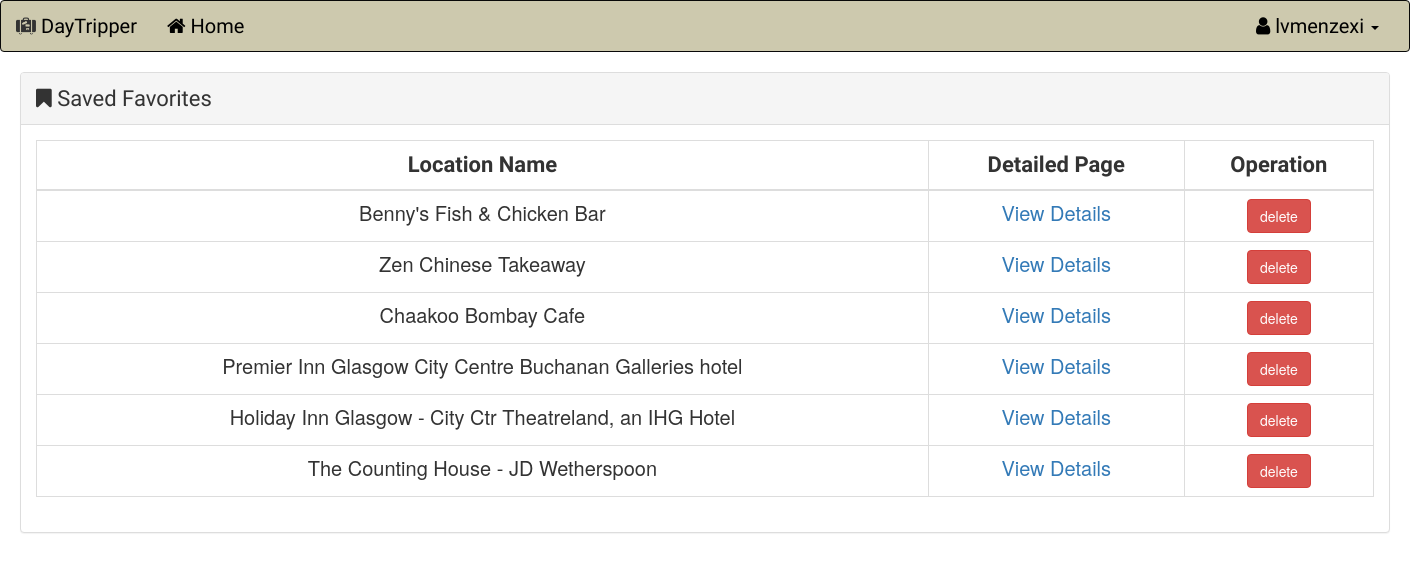
/myapp/bookmarks/ (signed in), run on the app's committed database.
### myapp/models.py (models this page shows)
class Bookmark(models.Model):
    user = models.ForeignKey(User, on_delete=models.CASCADE)
    place_id = models.CharField(max_length=300)
    place_name = models.CharField(max_length=300)

### myapp/views.py (the view)
# urls.py: path('bookmarks/', views.user_bookmarks, name='user_bookmarks'),
def user_bookmarks(request):
    user_bookmarks = Bookmark.objects.filter(user=request.user).values('id', 'place_id', 'place_name')
    return render(request, 'myapp/bookmarks.html', {'bookmarks': user_bookmarks})

### templates/myapp/bookmarks.html (shortened to what this page needs)
{% extends 'base.html' %}
{% load my_custom_tags %}
{% load static %}
{% block head_block %}
<link rel="stylesheet" href="{% static 'css/bookmarkPage.css' %}">
{% endblock %}
{% block body_block %}
<div class="container">
    <div class="panel panel-default">
        <div class="panel-heading"><i class="fa fa-bookmark" aria-hidden="true"></i> Saved
            Favorites
        </div>
        <div class="panel-body">
            <table class="table table-bordered table table-hover">
                <thead>
                <tr class="table_title">
                    <th style="text-align: center">Location Name</th>
                    <th style="text-align: center">Detailed Page</th>
                    <th style="text-align: center">Operation</th>
                </tr>
                </thead>
                <tbody>
                {% for bookmark in bookmarks %}
                    <tr>
                        <td>{{ bookmark.place_name }}</td>
                        <td><a href="{% url 'myapp:selected_place' bookmark.place_id %}">View Details</a></td>
                        <td>
                            <form method="post" action="{% url 'myapp:delete_bookmark' bookmark.id %}"
                                  style="display:inline;">
                                <button type="submit" class="btn btn-danger">delete</button>
                            </form>
                        </td>
                    </tr>
                    {% empty %}
                    <tr>
                        <td class="no_fav" colspan="3">No favorites saved yet.</td>
                    </tr>
                {% endfor %}
                </tbody>
            </table>
        </div>
    </div>
</div>
{% endblock %}

### templates/base.html (shortened to what this page needs)
<!DOCTYPE html>
{% load static %}
<html lang="en">
<head>
    <link rel="stylesheet" href="{% static 'plugins/bootstrap-3.4.1-dist/css/bootstrap.css' %}">
    <link rel="stylesheet" href="{% static 'plugins/font-awesome-4.7.0/css/font-awesome.css' %}">
    <link rel="stylesheet" href="//code.jquery.com/ui/1.13.2/themes/base/jquery-ui.css">
    <link rel="stylesheet" href="{% static 'css/navbarStyle.css' %}">
    {% block head_block %}
    {% endblock %}
</head>
<body>
    <nav class="navbar navbar-inverse">
        <div class="container-fluid">
            <div class="navbar-header">
                <img src="{% static 'img/suitcase.png' %}"
                     style="height: 20px;margin-top: 15px;float: left;margin-right: 5px"
                     alt="">
                <a class="navbar-brand daytripper" style="font-size: 20px" href="/myapp/current_location/">
                    DayTripper</a>
            </div>
            <div class="collapse navbar-collapse" id="bs-example-navbar-collapse-9">
                <ul class="nav navbar-nav">
                    <li class="active daytripper" style="font-size: 20px"><a href="/myapp/current_location/"><i
                            class="fa fa-home" aria-hidden="true"></i>
                        Home</a>
                    </li>
                </ul>
                <ul class="nav navbar-nav navbar-right">
                    <li class="dropdown daytripper" style="font-size: 20px">
                        <a href="#" class="dropdown-toggle" data-toggle="dropdown" role="button" aria-haspopup="true"
                           aria-expanded="false"><i class="fa fa-user" aria-hidden="true"></i>
                           {% if user.is_authenticated %}
                           {{request.user}}
                           {% else %}Account {% endif %}<span
                                class="caret"></span></a>
                    </li>
                </ul>
            </div>
        </div>
    </nav>
    {% block body_block %}
    {% endblock %}
</body>
</html

### myapp/static/css/navbarStyle.css (style rules this page uses)
.container { width: 1400px }
.navbar-inverse { background-color: #cdc9ae; }
.navbar-inverse .navbar-nav > li > a { color: black; }
.navbar-inverse .navbar-brand { color: black; }
.navbar-inverse .navbar-nav > .active > a, .navbar-inverse .navbar-nav > .active > a:hover, .navbar-inverse .navbar-nav > .active > a:focus { color: black; background-color: #cdc9ae; }
.daytripper { font-family: "Poor Story", system-ui; font-weight: 400; font-style: normal; }

### myapp/static/css/bookmarkPage.css (style rules this page uses)
table { text-align: center; font-size: 20px; }
.table_title { font-family: "Poor Story", system-ui; font-weight: 400; font-style: normal; font-size: 22px; }
.panel-heading { font-family: "Poor Story", system-ui; font-weight: 400; font-style: normal; font-size: 22px; }

### data on the page
Bookmark: place_name "Benny's Fish & Chicken Bar"
Bookmark: place_name "Zen Chinese Takeaway"
Bookmark: place_name "Chaakoo Bombay Cafe"
Bookmark: place_name "Premier Inn Glasgow City Centre Buchanan Galleries hotel"
Bookmark: place_name "Holiday Inn Glasgow - City Ctr Theatreland, an IHG Hotel"
Bookmark: place_name "The Counting House - JD Wetherspoon"

### other printed values
{{ request.user }} "lvmenzexi"
